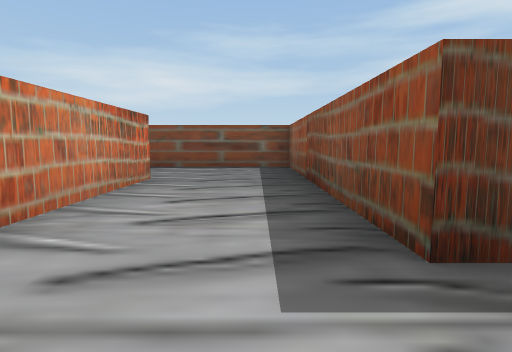
[1] (above)

24 first-person views from a walk through a Unity game level. The camera is 0.55 m above the floor, tilts 6° down and sees 80° across. The floor is counted in squares, 1 m on a side. Each view is taken from the middle of a square. On the plan, view 1 faces up. The plan holds only what a view shows up to about 9 squares ahead; the rest is blank. The place goes on beyond the plan. The player is left out.

[2]
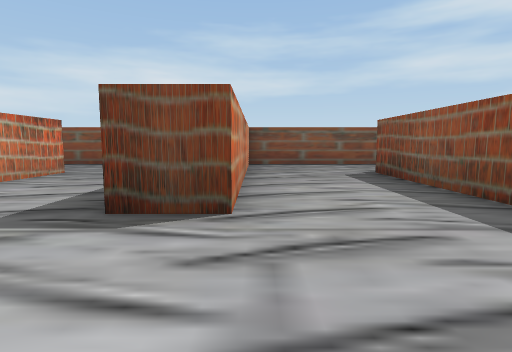

[3]
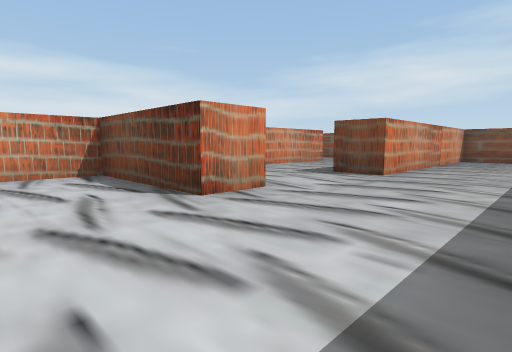

[4]
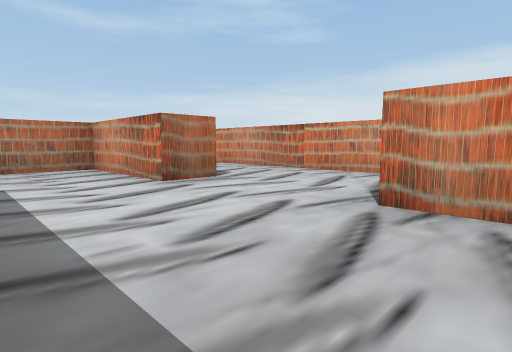

[5]
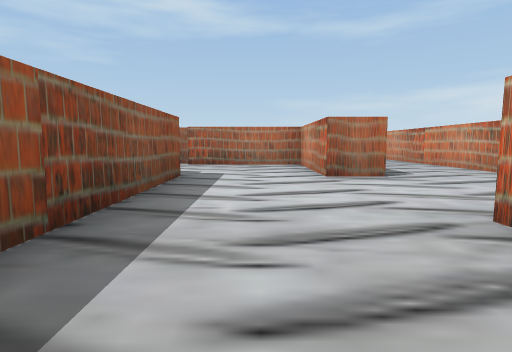

[6]
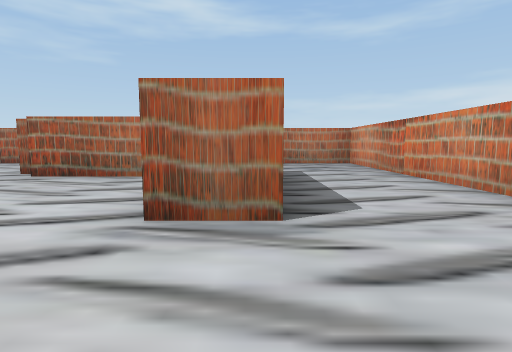

[7]
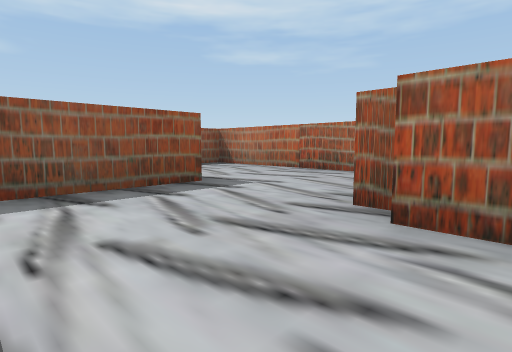

[8]
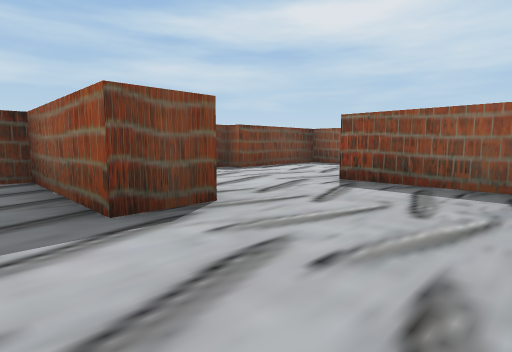

[9]
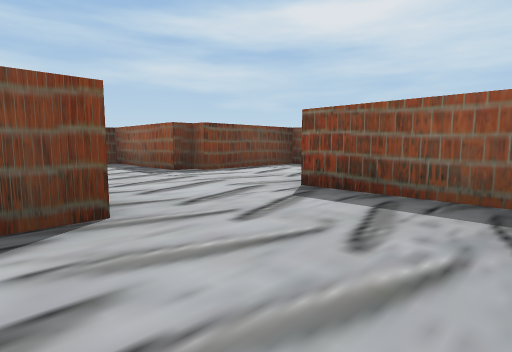

[10]
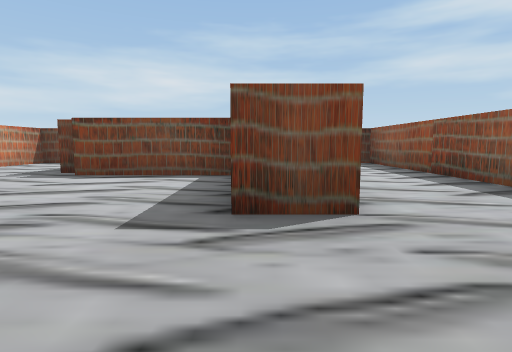

[11]
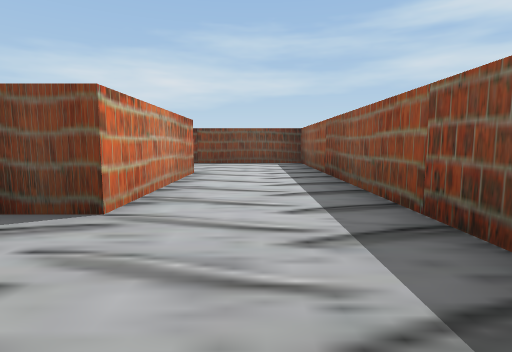

[12]
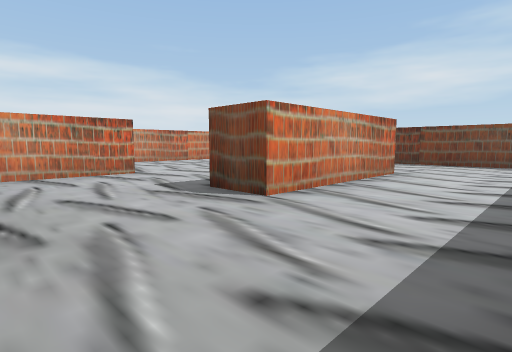

[13]
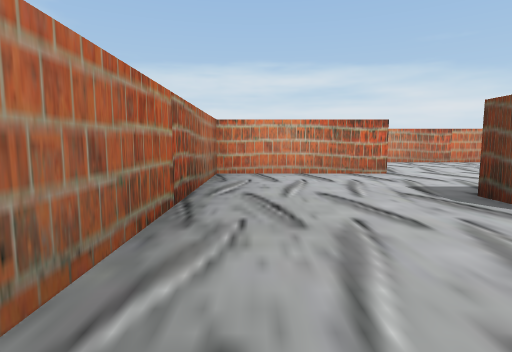

[14]
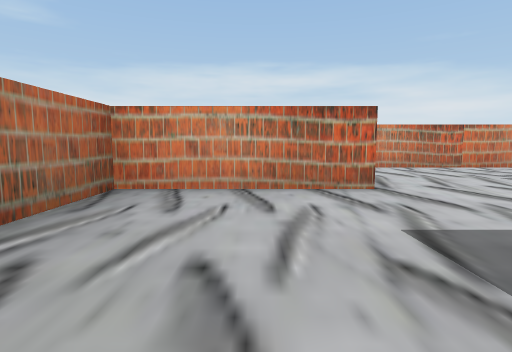

[15]
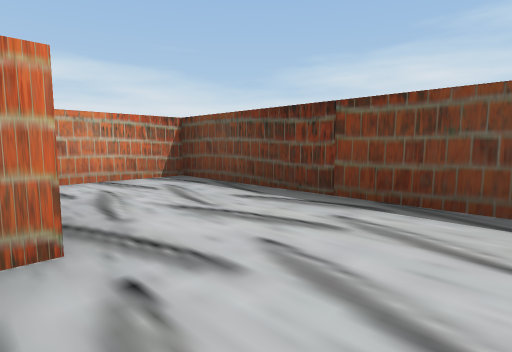

[16]
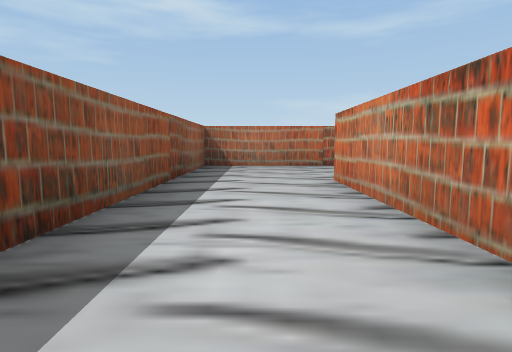

[17]
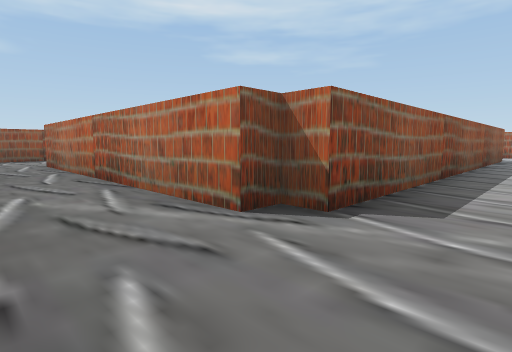

[18]
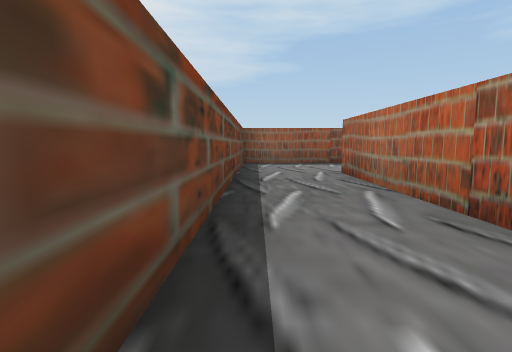

[19]
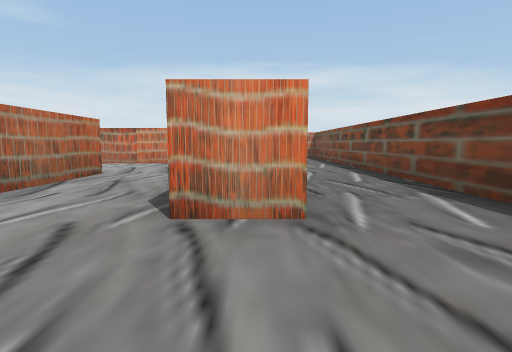

[20]
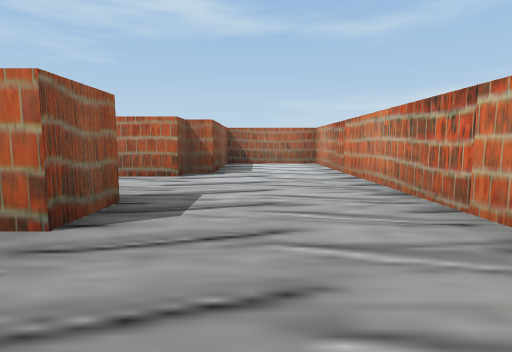

[21]
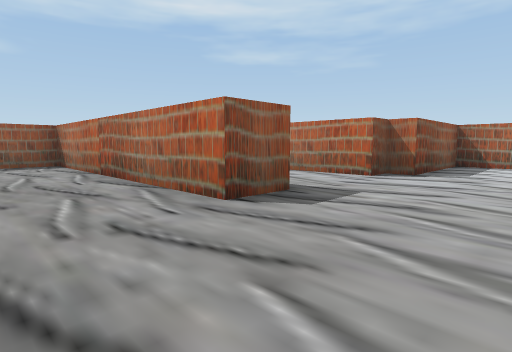

[22]
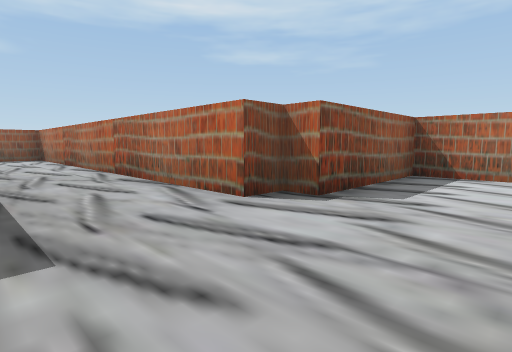

[23]
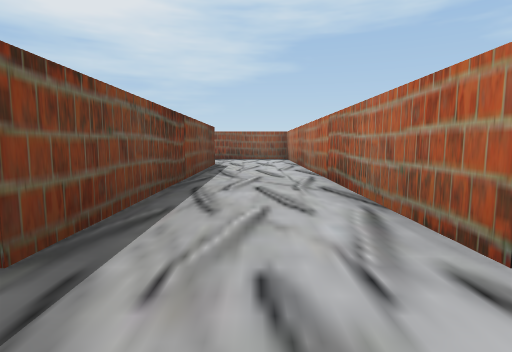

[24]
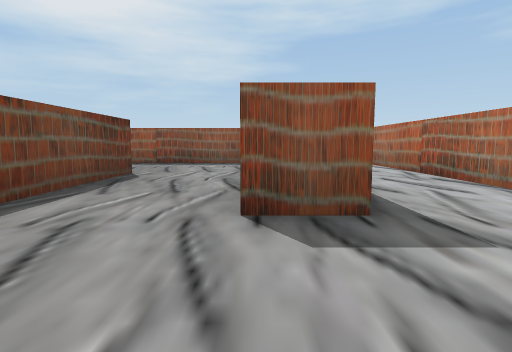

### Floor plan
Points are (right, up) in squares from view 1. A wall is a line through its corners. A room is listed if a view was taken in it or the views show most of it. See-through windows are left out.
Room 1 (view 1)
walls: (-1.7, 4.9) (-1.7, 1.9); (1.8, 1.4) (0.8, 1.4) (0.8, 7.4) (-3.4, 7.4)
ways out: opening at (1, 0.5) to room 2
Room 2 (views 2, 3, 4, 5, 6, 7, 8, 9, 10, 11, 12, 13, 14, 15, 16, 17, 18, 19, 20, 21, 22, 23, 24)
walls: (8.8, -2.1) (8.8, -7.2); (4.3, -5.2) (4.3, 4.9) (4.8, 4.9) (4.8, 5.4) (11.8, 5.4) (11.8, 4.4) (8.8, 4.4); (5.3, 2.5) (5.3, -4.6) (7.8, -4.6) (7.8, -1.8) (8.3, -1.8) (8.3, -1.1) (15.6, -1.1); (4.9, -8.6) (5.4, -8.6); (1.3, -1.1) (1.3, -2.1) (-1.7, -2.1) (-1.7, -11.7) (0.2, -11.7); (8.9, -8.7) (7.8, -8.7) (7.8, -5.6) (7.4, -5.6); (0.8, -5.2) (1.8, -5.2) (1.8, -8.1) (4.9, -8.1); (12.3, -8.5) (12.3, -11.7) (18.3, -11.7) (18.3, -2.1) (12.3, -2.1) (12.3, -4.1); (14.8, -6.6) (14.8, -5.6) (11.8, -5.6) (11.8, -5.3) (11.3, -5.3) (11.3, -2.1); (6.9, -11.7) (11.3, -11.7) (11.3, -8.5); (15.8, -5.1) (15.8, -8.7) (14.8, -8.7); (15.2, 1.1) (8.3, 1.1) (8.3, 2.1) (14.8, 2.1) (14.8, 7.4) (1.8, 7.4); (1.8, 6.6) (1.8, 1.4)
ways out: opening at (1, 0.5) to room 1; opening at (15, 0)

Positions as (right, up) in squares from view 1, and headings:
1: (0, 0), facing up
2: (2, -1), facing up
3: (4, -4), facing up-left
4: (4, -1), facing down-left
5: (3, 0), facing down
6: (1, -3), facing down
7: (4, -6), facing down-right
8: (7, -11), facing up-right
9: (8, -11), facing up-right
10: (15, -11), facing up
11: (17, -11), facing up
12: (18, -11), facing up-left
13: (18, -11), facing left
14: (16, -10), facing left
15: (17, -5), facing up-left
16: (17, -4), facing down
17: (3, 7), facing down-right
18: (6, 7), facing right
19: (14, 5), facing left
20: (7, 4), facing down
21: (6, 4), facing down-right
22: (6, 1), facing down-right
23: (7, 0), facing right
24: (6, 2), facing right
